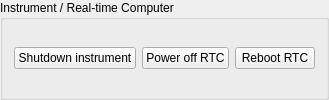
      <widget class="QGroupBox" name="instrument_rtc_groupbox">
       <property name="title">
        <string>Instrument / Real-time Computer</string>
       </property>
       <layout class="QHBoxLayout" name="horizontalLayout_4">
        <item>
         <widget class="QPushButton" name="instrument_shutdown_sequence_button">
          <property name="text">
           <string>Shutdown instrument</string>
          </property>
          <property name="icon">
           <iconset resource="../assets.qrc">
            <normaloff>:/assets/icons/system-shutdown.svg</normaloff>:/assets/icons/system-shutdown.svg</iconset>
          </property>
         </widget>
        </item>
        <item>
         <widget class="QPushButton" name="rtc_poweroff_button">
          <property name="text">
           <string>Power off RTC</string>
          </property>
          <property name="icon">
           <iconset resource="../assets.qrc">
            <normaloff>:/assets/icons/system-shutdown.svg</normaloff>:/assets/icons/system-shutdown.svg</iconset>
          </property>
         </widget>
        </item>
        <item>
         <widget class="QPushButton" name="rtc_reboot_button">
          <property name="text">
           <string>Reboot RTC</string>
          </property>
          <property name="icon">
           <iconset resource="../assets.qrc">
            <normaloff>:/assets/icons/system-reboot.svg</normaloff>:/assets/icons/system-reboot.svg</iconset>
          </property>
         </widget>
        </item>
       </layout>
      </widget>
